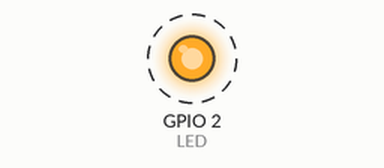
Bench run of a program on a simulated ESP32. On the bench: output pins drawn as LEDs (lit = HIGH). Dashed ring = blinking.

Above: at 0.2 s.
Timing chart, 0 to 3.0 s (numbered marks = the images above):
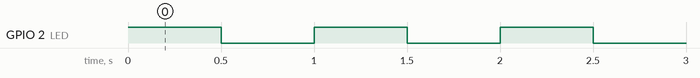

Measured:
- by itself, GPIO 2 (LED): alternates HIGH for 0.50 s and LOW for 0.50 s

The program:

main.cpp
```cpp
// Práctica 01 - LED parpadeante con ESP32
// Autor: Danny Coello Guamán
// El LED externo está conectado al GPIO 2 a través de una resistencia de 220 ohmios.

#include <Arduino.h>  // En PlatformIO se debe incluir la librería de Arduino

const int LED = 2;    // Pin GPIO donde está conectado el LED

void setup()
{
  pinMode(LED, OUTPUT);   // Configura el GPIO 2 como salida digital
}

void loop()
{
  digitalWrite(LED, HIGH);  // Enciende el LED (3.3 V en el pin)
  delay(500);               // Espera 500 ms
  digitalWrite(LED, LOW);   // Apaga el LED (0 V en el pin)
  delay(500);               // Espera 500 ms
}
```
